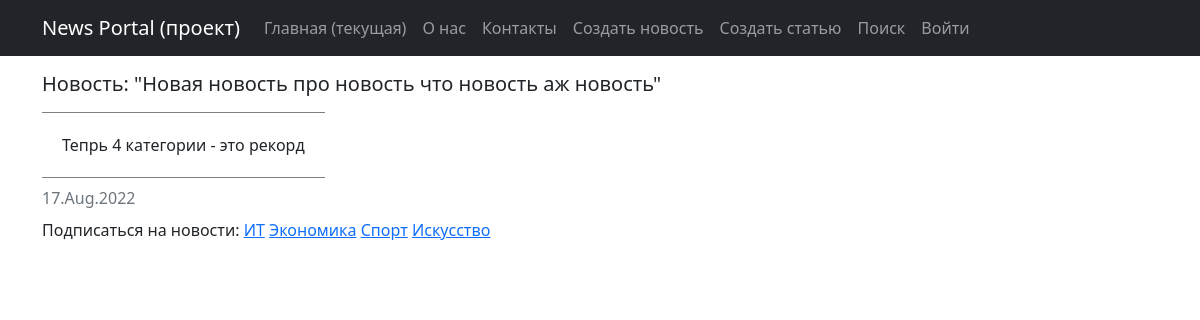
Page /posts/132 on the committed database.
### news/models.py (models this page shows, shortened)
class Post(models.Model):
    news = 'NW'
    article = 'AR'
    POST_TYPES =[
        (news, 'Новость'),
        (article, 'Статья'),
    ]
    author_user = models.ForeignKey('Author', on_delete=models.CASCADE)
    post_type = models.CharField(max_length=2,
                                  choices=POST_TYPES,
                                  default=article)
    create_date = models.DateTimeField(auto_now_add=True)
    category = models.ManyToManyField('Category', through='PostCategory')
    header_post = models.CharField(max_length=128)
    text_post = models.TextField()
    rating_post = models.SmallIntegerField(default=0)
    class Meta:
        verbose_name = 'Публикация'
        verbose_name_plural = 'Публикации'

class Category(models.Model):
    name_category = models.CharField(
        max_length=64,
        unique=True,
        verbose_name='Название',
        help_text='Название категории - 64 символа',
    )
    subscribers = models.ManyToManyField(
        User,
        through='CategorySubscriber',
        blank=True,
    )
    class Meta:
        verbose_name = 'Категория'
        verbose_name_plural = 'Категории'

### news/views.py (the view)
# urls.py: path('<int:pk>', PostDetail.as_view(), name='post_detail'),
class PostDetail(DetailView):
    model = Post
    template_name = 'post.html'
    context_object_name = 'post'
    def get_context_data(self, **kwargs):
        context = super().get_context_data(**kwargs)
        id_post = self.kwargs.get('pk')
        cat_user = Category.objects.filter(subscribers__username=self.request.user).values('name_category')
        qs_subscride = Post.objects.get(pk=id_post).category.exclude(name_category__in=cat_user)
        qs_unsubscribe = Post.objects.get(pk=id_post).category.filter(name_category__in=cat_user)
        context['cat_for_subscribe'] = qs_subscride.values('id','name_category')
        context['cat_for_unsubscribe'] = qs_unsubscribe.values('id','name_category')
        context['offer_subscribe'] = qs_subscride.exists()
        context['offer_unsubscribe'] = qs_unsubscribe.exists()
        return context

### news/templatetags/custom_filters.py (called while the page is built)
@register.filter()
def censor(value):
    if not isinstance(value, str):
        raise TypeError("Цензура осуществляется только для объекта типа строка (str)")
    else:
        list_ = value.split(" ")
        for i in range(len(list_)):
            if list_[i].strip(string.punctuation).lower() in CENSOR_LIST:
                for j in range(1, len(list_[i])):
                    if list_[i][j] not in string.punctuation:
                        list_[i] = f"{list_[i][:j]}*{list_[i][j+1:]}"
        return f'{" ".join(list_)}'

### templates/post.html (shortened to what this page needs)
{% extends 'flatpages/default.html' %}
{% load custom_filters %}
{% block content %}
{% if post.post_type == 'NW' %}
    <p><h5 align="left">Новость: "{{ post.header_post|censor }}"</h5></p>
{% endif %}
<table border="2"  cellpadding="20" frame="hsides">
    <caption>{{ post.create_date|date:'d.M.Y' }} </caption>
    <tr>
        <td align="left">{{ post.text_post|censor }}</td>
    </tr>
</table>
{% if offer_subscribe %}
    <p align="left"> Подписаться на новости:
    {% for cat in cat_for_subscribe %}
        <a href="{% url 'add_subscribe' cat.id %}" >{{ cat.name_category }}</a>
    {% endfor %}
    </p>
{% endif %}
{% endblock content %}

### rows in the picture
Post: header_post|censor "Новая новость про новость что новость аж новость", create_date "17.Aug.2022", text_post|censor "Тепрь 4 категории - это рекорд"
Category: name_category "ИТ"
Category: name_category "Экономика"
Category: name_category "Спорт"
Category: name_category "Искусство"
